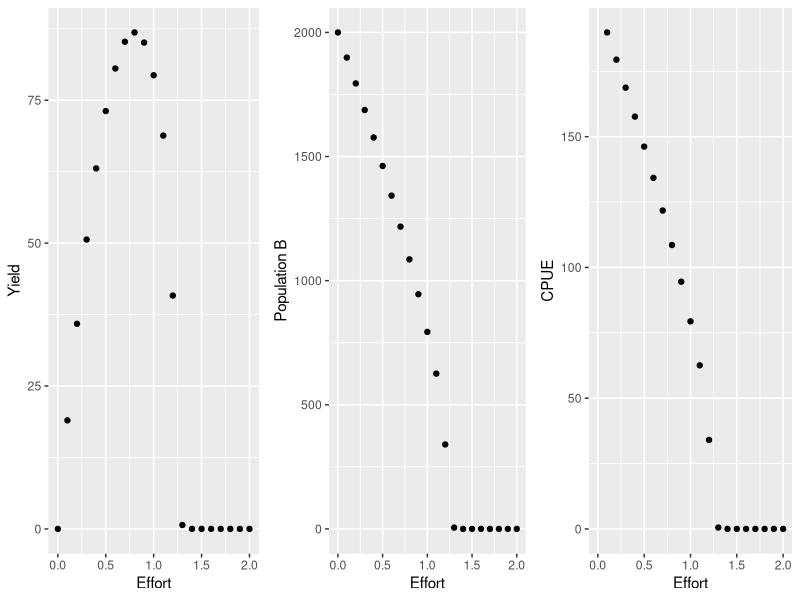
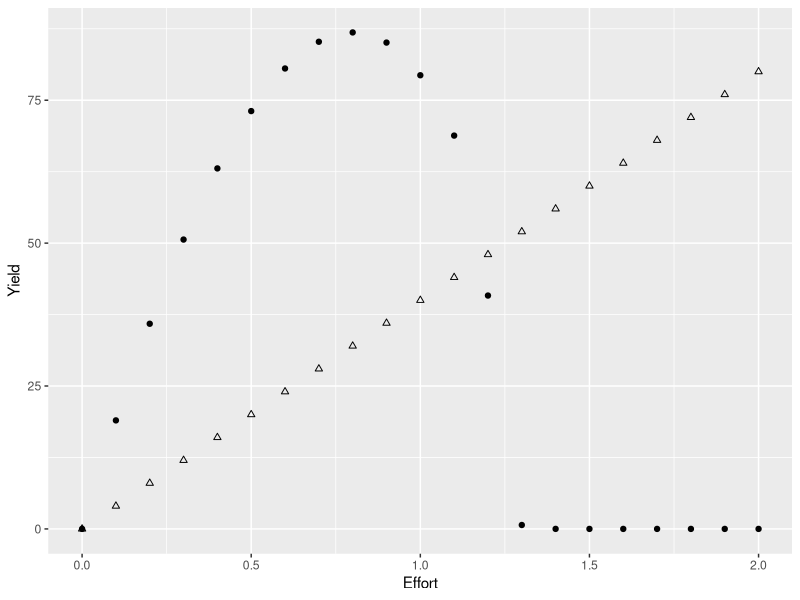
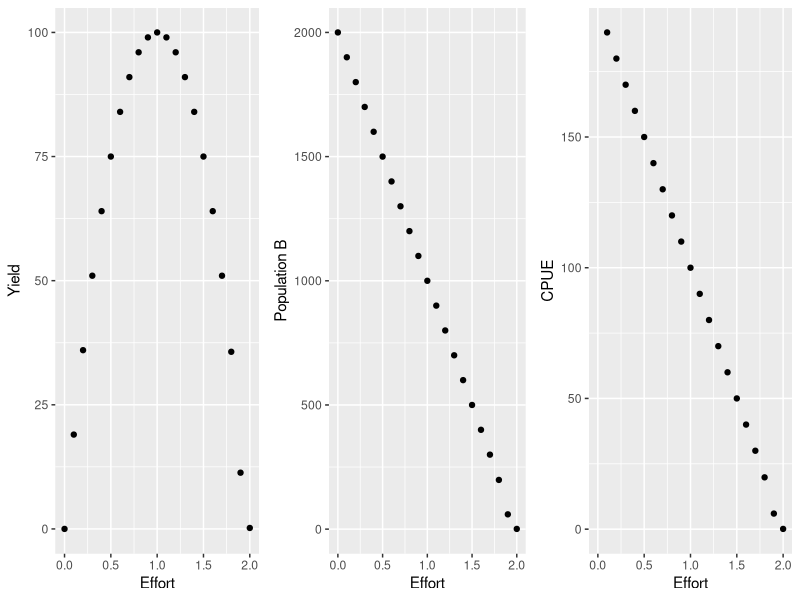
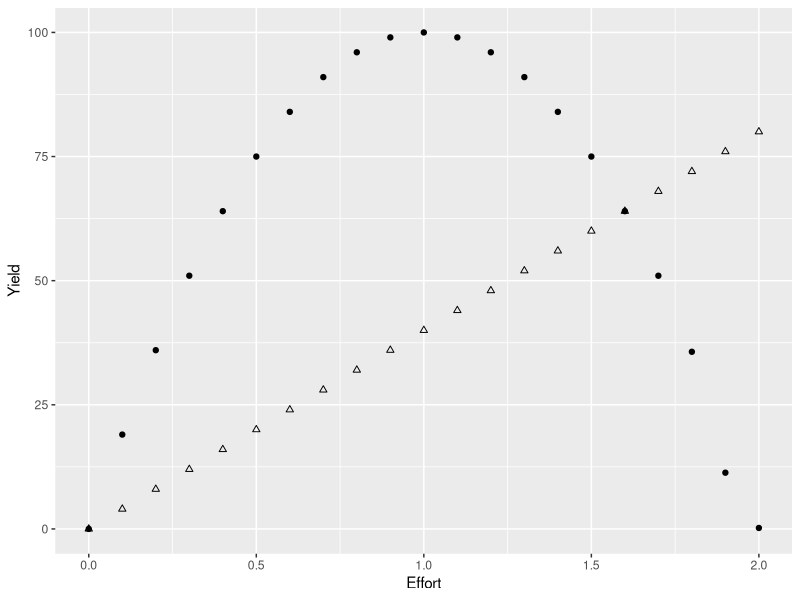
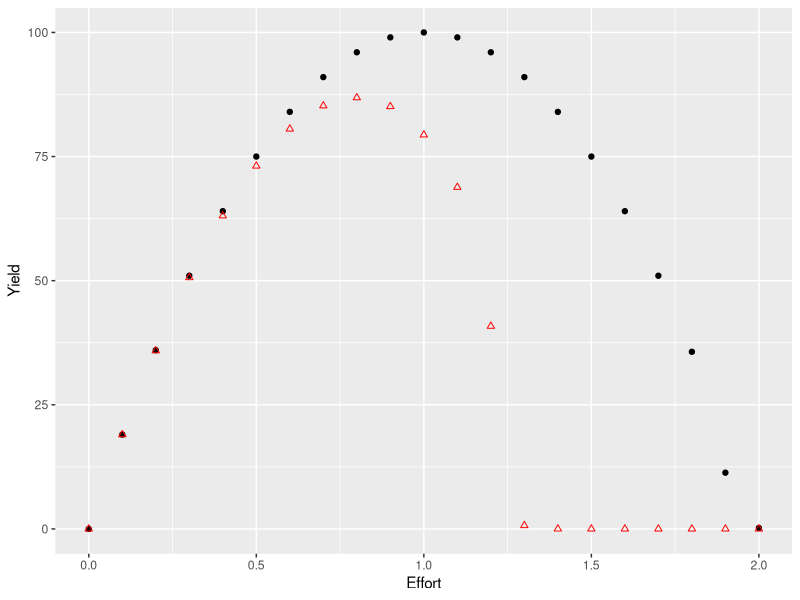

The R script that drew these images, in order:
## ---- chunk 1
knitr::opts_chunk$set(echo = TRUE)
library(tidyverse)
## ---- chunk 2
  eff_p<-seq(0,2,0.1) # values of effort to loop over
  YY_p<-vector(mode = "numeric", length = length(eff_p))
  XX_p<-vector(mode = "numeric", length = length(eff_p))
  
  Catchability<-0.1
  TT<-1:500
  KK<-2000
  PP0<-1; rr<- 0.2
  p <- 1.5
  
  
  for(j in 1:length(eff_p)){
    
    PP<-vector(mode = "numeric", length = 500); 
    DD<-vector(mode = "numeric", length = 500);
    CC<-vector(mode = "numeric", length = 500); 
    
    Effort<- eff_p[j] 
    
    DD0<-rr/p*PP0*(1-(PP0/KK)^p)
    CC0<-PP0*Effort*Catchability; 
    PP[1]<-PP0 + DD0 - CC0
    
    for(i in 2:500){ 
      
      DD[i-1]<- rr*PP[i-1]/p*(1-(PP[i-1]/KK)^p)
      CC[i-1]<- PP[i-1]*Effort*Catchability
      PP[i]<- PP[i-1] + DD[i-1] - CC[i-1]
      
    } 
    
    DD[500]<- rr*PP[500]/p*(1-(PP[500]/KK)^p)
    CC[500]<- PP[500]*Effort*Catchability
    
    #SAVE RESULTS: LAST (EQUILIBRIUM) VALUE OF CATCH AND LAST VALUE OF POPULATION 
    YY_p[j] <- CC[500] # Equilibrium Yield
    XX_p[j] <-  PP[500] #or PP[500] # Equilibrium Population B
    
  }
  
  
  p1 <- tibble(XX_p,YY_p,eff_p) %>% ggplot(aes(eff_p, YY_p)) + geom_point() + ylab("Yield") + xlab( "Effort")
  p2 <- tibble(XX_p,YY_p,eff_p) %>% ggplot(aes(eff_p, XX_p)) + geom_point() + ylab("Population B") + xlab( "Effort")
  p3 <- tibble(XX_p,YY_p,eff_p) %>% mutate(CPUE = YY_p/eff_p) %>% ggplot(aes(eff_p, CPUE)) + geom_point() + xlab("Effort") 
  
  gridExtra::grid.arrange(p1, p2, p3, ncol = 3)
  
  #If cost linearly increases with effort...
  Cost<-eff_p*40
  #Q - then what is maximum economic yield (MEY)? [Hint: MEY is the yield with the greatest profit; that is, the greatest difference between Yield and cost]
  tibble(YY_p, eff_p, Cost) %>% ggplot(aes(eff_p, YY_p)) + geom_point() + ylab("Yield") + xlab("Effort") + geom_point(aes(eff_p, Cost), shape = 2)

  # MSY = K*r/4
  # Nmsy = K/2
  
  eff_p[which.max(YY_p)] #MSY
  
  eff_p[which.max(YY_p - Cost)] #MEY
## ---- chunk 3
  eff<-seq(0,2,0.1) # values of effort to loop over
  YY<-vector(mode = "numeric", length = length(eff))
  XX<-vector(mode = "numeric", length = length(eff))
  
  Catchability<-0.1
  TT<-1:500
  KK<-2000
  PP0<-1; rr<- 0.2
  
  for(j in 1:length(eff)){
    
    PP<-vector(mode = "numeric", length = 500); 
    DD<-vector(mode = "numeric", length = 500);
    CC<-vector(mode = "numeric", length = 500); 
    
    Effort<- eff[j] 
    
    DD0<-rr*PP0*(1-PP0/KK)
    CC0<-PP0*Effort*Catchability; 
    PP[1]<-PP0 + DD0 - CC0
    
    for(i in 2:500){ 
      
      DD[i-1]<- rr*PP[i-1]*(1-PP[i-1]/KK)
      CC[i-1]<- PP[i-1]*Effort*Catchability
      PP[i]<- PP[i-1] + DD[i-1] - CC[i-1]
      
    } 
    
    DD[500]<- rr*PP[500]*(1-PP[500]/KK)
    CC[500]<- PP[500]*Effort*Catchability
    
    #SAVE RESULTS: LAST (EQUILIBRIUM) VALUE OF CATCH AND LAST VALUE OF POPULATION 
    YY[j] <- CC[500] # Equilibrium Yield
    XX[j] <-  PP[500] #or PP[500] # Equilibrium Population B
    
  }
  
  
  p1 <- tibble(XX,YY,eff) %>% ggplot(aes(eff, YY)) + geom_point() + ylab("Yield") + xlab( "Effort")
  p2 <- tibble(XX,YY,eff) %>% ggplot(aes(eff, XX)) + geom_point() + ylab("Population B") + xlab( "Effort")
  p3 <- tibble(XX,YY,eff) %>% mutate(CPUE = YY/eff) %>% ggplot(aes(eff, CPUE)) + geom_point() + xlab("Effort") 
  
  gridExtra::grid.arrange(p1, p2, p3, ncol = 3)
  
  #If cost linearly increases with effort...
  Cost<-eff*40
  #Q - then what is maximum economic yield (MEY)? [Hint: MEY is the yield with the greatest profit; that is, the greatest difference between Yield and cost]
  tibble(YY, eff, Cost) %>% ggplot(aes(eff, YY)) + geom_point() + ylab("Yield") + xlab("Effort") + geom_point(aes(eff, Cost), shape = 2)

  # MSY = K*r/4
  # Nmsy = K/2
  
  eff[which.max(YY)] #MSY
  
  eff[which.max(YY - Cost)] #MEY
  
## ---- chunk 4
p1 + geom_point(aes(eff_p, YY_p), shape=2, data = tibble(eff_p, YY_p), color = 'red' )
